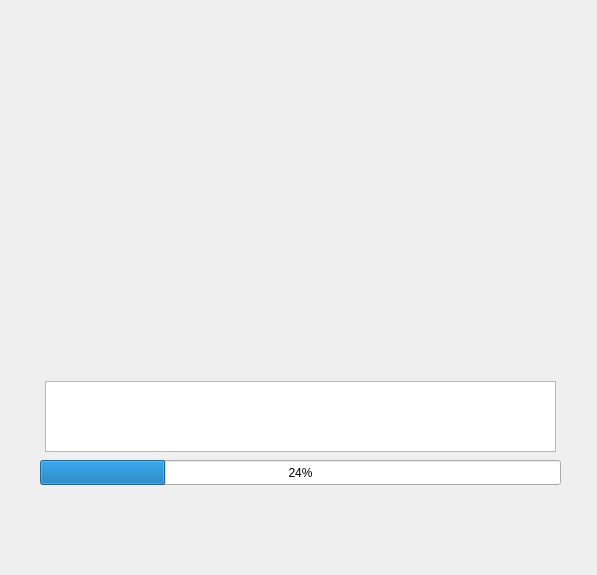
<?xml version="1.0" encoding="UTF-8"?>
<ui version="4.0">
 <class>Initialization</class>
 <widget class="QDialog" name="Initialization">
  <property name="geometry">
   <rect>
    <x>0</x>
    <y>0</y>
    <width>597</width>
    <height>575</height>
   </rect>
  </property>
  <property name="windowTitle">
   <string>Dialog</string>
  </property>
  <widget class="QLabel" name="label_pic">
   <property name="geometry">
    <rect>
     <x>50</x>
     <y>50</y>
     <width>491</width>
     <height>321</height>
    </rect>
   </property>
   <property name="text">
    <string/>
   </property>
  </widget>
  <widget class="QProgressBar" name="progressBar">
   <property name="geometry">
    <rect>
     <x>40</x>
     <y>460</y>
     <width>521</width>
     <height>25</height>
    </rect>
   </property>
   <property name="value">
    <number>24</number>
   </property>
  </widget>
  <widget class="QLabel" name="label">
   <property name="geometry">
    <rect>
     <x>240</x>
     <y>440</y>
     <width>161</width>
     <height>17</height>
    </rect>
   </property>
   <property name="text">
    <string/>
   </property>
  </widget>
  <widget class="QTextBrowser" name="textBrowser">
   <property name="geometry">
    <rect>
     <x>45</x>
     <y>381</y>
     <width>511</width>
     <height>71</height>
    </rect>
   </property>
  </widget>
 </widget>
 <resources/>
 <connections/>
</ui>
